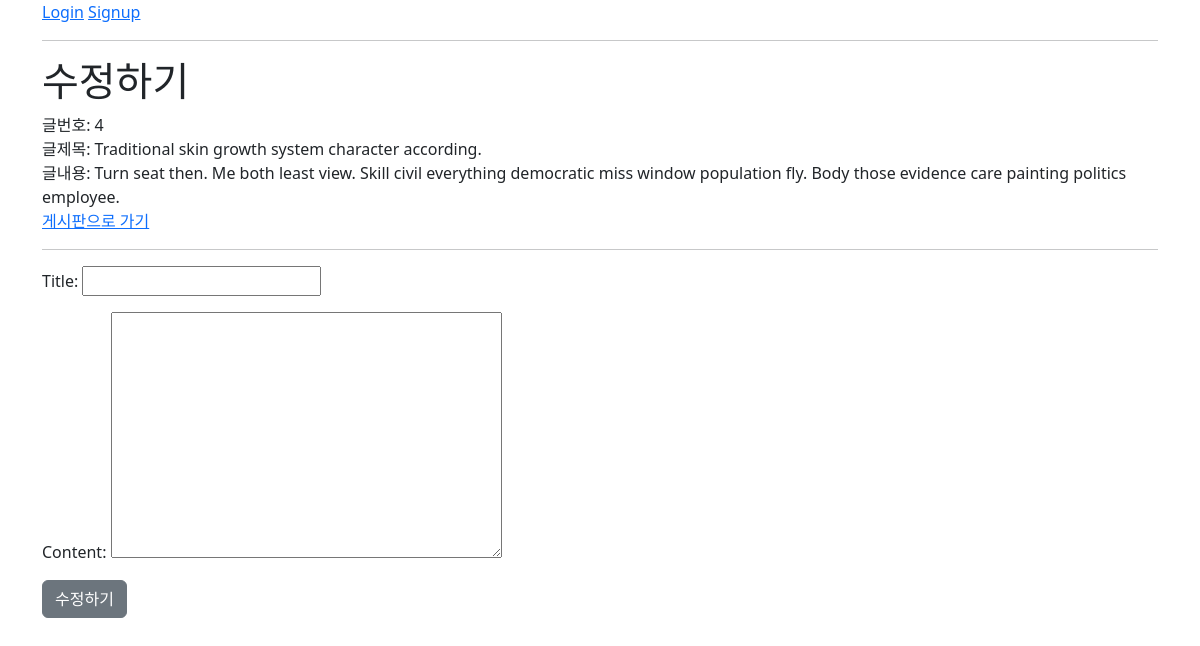
The app's page /articles/update_page/4 with its own data.
### api/models.py (models this page shows)
class Article(models.Model):
    user = models.ForeignKey(settings.AUTH_USER_MODEL, on_delete=models.CASCADE)
    title = models.CharField(max_length=100)
    content = models.TextField()
    created_at = models.DateTimeField(auto_now_add=True)
    updated_at = models.DateTimeField(auto_now=True)

### articles/views.py (the view)
# urls.py: path('update_page/<int:pk>', views.move_update, name="update_page"),
def move_update(request, pk):
    form = ArticleForm()
    article = get_object_or_404(Article, pk=pk)
    context = {
        'form': form,
        'article': article,
    }
    return render(request, 'articles/update.html', context)

### articles/forms.py
class ArticleForm(forms.ModelForm):
    class Meta:
        model = Article
        fields = ('title', 'content',)

### articles/templates/articles/update.html (shortened to what this page needs)
{% extends 'base.html' %}
{% block content %}
    <h1>수정하기</h1>
    <div>글번호: {{ article.pk }}</div>
    <div>글제목: {{ article.title }}</div>
    <div>글내용: {{ article.content }}</div>
    <a href="{% url 'articles:board' %}">게시판으로 가기</a>
    <hr />
    <form action="{% url 'articles:update' article.pk %}" method="POST">
        <p>
            {{ form.as_p }}
        </p>
        <button type="submit" class="btn btn-secondary">수정하기</button>
    </form>
{% endblock  %}

### records on screen
Article: pk "4", title "Traditional skin growth system character according.", content "Turn seat then. Me both least view. Skill civil everything democratic miss window population fly. Body those evidence care painting politics employee."
